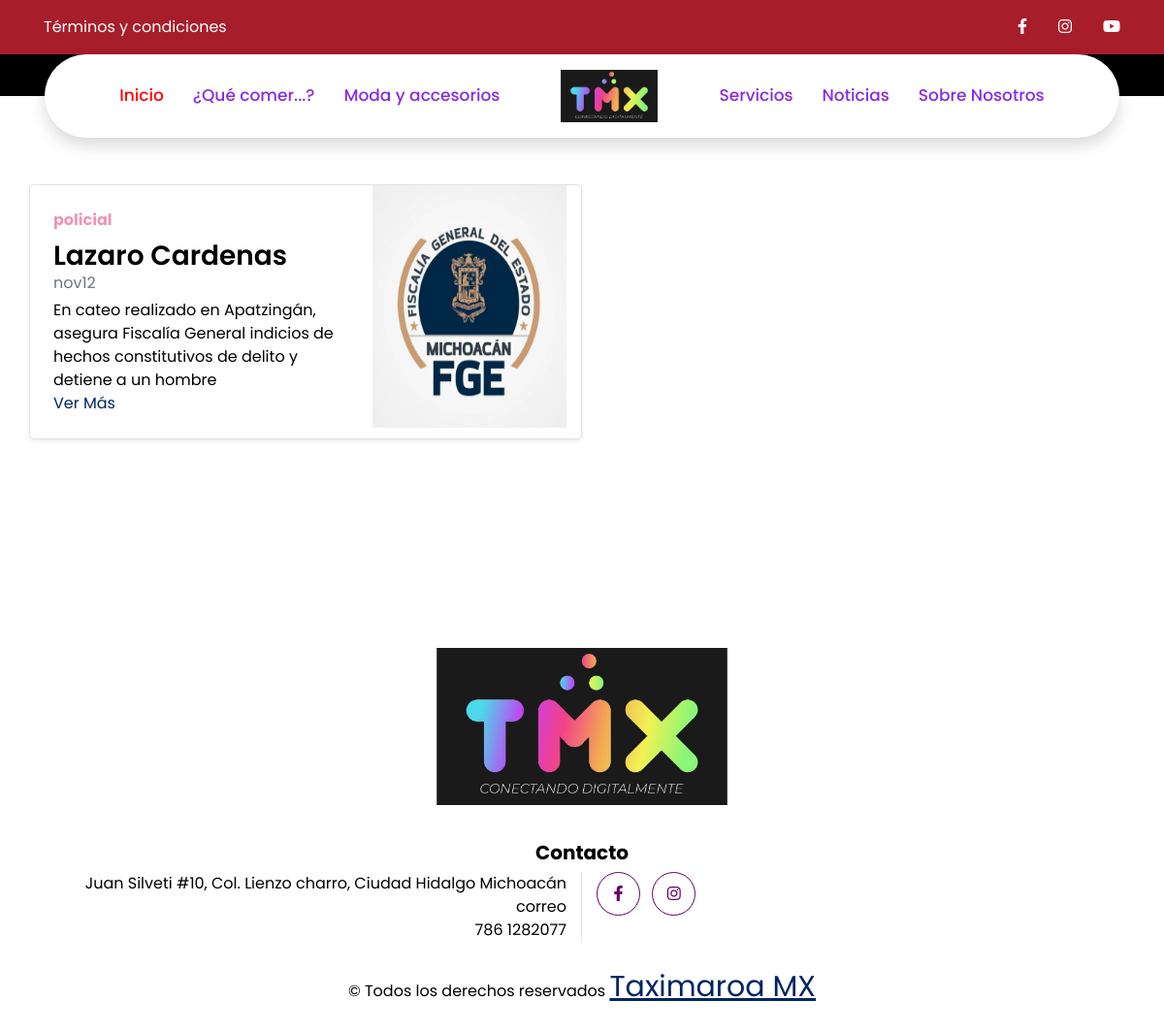
/noticias.php, run on the app's committed database.
### tables this page shows
CREATE TABLE `tb_noticias` (
  `id` int(50) NOT NULL,
  `imagen` varchar(255) NOT NULL,
  `titulo` varchar(255) NOT NULL,
  `descripcion` varchar(255) NOT NULL,
  `categoria` varchar(10000) NOT NULL,
  `fecha` varchar(255) NOT NULL,
  `boton` varchar(1000) NOT NULL
);

### noticias.php (the view, shortened to what this page needs)
<?php
include("admin/bd.php");
$sentencia = $conexion->prepare("SELECT *FROM `tb_noticias` ");
$sentencia->execute();
$lista_categorias = $sentencia->fetchAll(PDO::FETCH_ASSOC);
include("templates/header.php"); ?>
<br>
<br>
<div class="container">
  <div class="row mb-2">
    <div class="col-md-6">
      <?php foreach ($lista_categorias as $registros) { ?>
        <div class="row g-0 border rounded overflow-hidden flex-md-row mb-4 shadow-sm h-md-250 position-relative">
          <div class="col p-4 d-flex flex-column position-static">
            <strong class="d-inline-block mb-2 text-primary"><?php echo $registros["categoria"]; ?></strong>
            <h3 class="mb-0"><?php echo $registros["titulo"]; ?></h3>
            <div class="mb-1 text-muted"><?php echo $registros["fecha"]; ?></div>
            <p class="card-text mb-auto"><?php echo $registros["descripcion"]; ?></p>
            <a href="<?php echo $registros["boton"]; ?>" class="stretched-link">Ver Más</a>
          </div>
          <div class="col-auto d-none d-lg-block">
            <img src="img/noticias/<?php echo $registros["imagen"]; ?>" width="200" height="250" alt="">
          </div>
        </div>
      <?php } ?>
    </div>
  </div>
</div>
<?php include("templates/footer.php"); ?>

### data on the page
tb_noticias: categoria "policial", titulo "Lazaro Cardenas", fecha "nov12", descripcion "En cateo realizado en Apatzingán, asegura Fiscalía General indicios de hechos constitutivos de delito y detiene a un hombre", imagen (picture)
